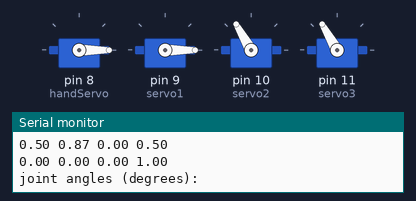
A sketch run on a simulated Arduino Uno, built with avr-gcc and run on an emulated ATmega328P. Parts: 4 × servo, the last lines printed to the serial monitor.

Above: at 0.15 s.
At 4.1 s:
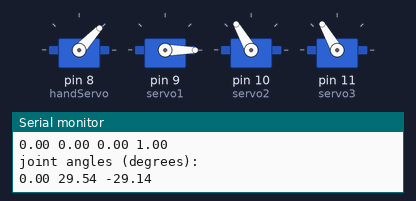
At 8.1 s:
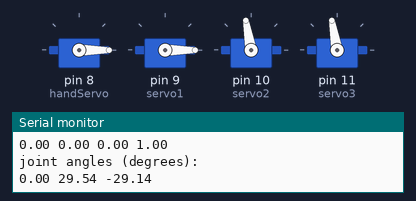
Timing chart, 0 to 9.3 s (numbered marks = the images above):
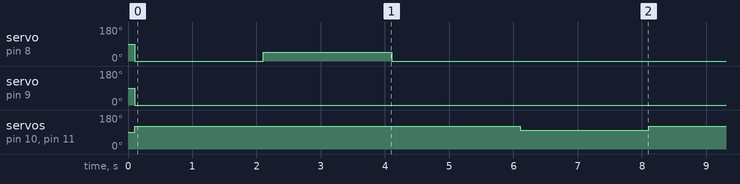

The sketch:

articulated_robot_arm_3dof.ino
```cpp
# include "MyServo.h"
# include "Kinematics.h"

MyServo handServo;
MyServo servo1;
MyServo servo2;
MyServo servo3;

Kinematics kinematics;
Kinematics::arrWrap4 pose;
Kinematics::arrWrap1 jointAngles;

void setup() {
  // put your setup code here, to run once:

  handServo.attach(8); // max position is 160 (translates to about 180, servo not very accurate)
  servo1.attach(9);
  servo2.attach(10);
  servo3.attach(11);

  handServo.setBounds(0, 75);
  servo1.setBounds(0, 180);
  servo2.setBounds(-60, 30);
  servo3.setBounds(-30, 90);

  servo2.shiftOrigin(180); // shift origin to allow negitive angle inputs
  servo3.shiftOrigin(180); // shift origin to allow negitive angle inputs

  pose = kinematics.getPosition(0, 0, 30, 1, 1, 0);

  Serial.begin(9600);
  kinematics.printMatrix(Serial, "end effector pose: ", pose);

  jointAngles = kinematics.getAngles(1.87, 0, 0.5, 1, 1, 0);
  kinematics.printMatrix(Serial, "joint angles (degrees): ", jointAngles);
}

void loop() { ///////////////////////////////////////////////TODO fix camal case for parameter names and make code follow c++ coding conventions
  // put your main code here, to run repeatedly:

  handServo.move(0);
  servo1.move(0);
  servo2.move(0);
  servo3.move(0);
  delay(2000);

  handServo.move(70);
  delay(2000);

  handServo.move(0);
  delay(2000);

  servo1.move(0);
  servo2.move(-30);
  servo3.move(-30);
  delay(2000);

  // servo1.move(jointAngles.arr[0][0]);
  // servo2.move(jointAngles.arr[1][0]);
  // servo3.move(jointAngles.arr[2][0]);
}
```

Kinematics.cpp
```cpp
// source file for Kinematics

#include "Kinematics.h"
#include <Arduino.h>
#include <math.h>


Kinematics::Kinematics() {

}

// get end-effector position using foward kinematics
Kinematics::arrWrap4 Kinematics::getPosition(float angle1, float angle2, float angle3, float link_len1, float link_len2, float base_height) {
  // convert angles from dgrees to radians
  angle1 = toRadians(angle1);
  angle2 = toRadians(angle2);
  angle3 = toRadians(angle3);


  // projection of coordiante from 1 on coordinate frame 0
  const struct arrWrap3 projection1_on_0 = {{
      {1, 0, 0},
      {0, 0, -1},
      {0, 1, 0}
  }};


  // rotation matrices
  struct arrWrap3 R_01 = multiply(projection1_on_0, yRotation(angle1));
  struct arrWrap3 R_12 = multiply(identityMatrix, zRotation(angle2));
  struct arrWrap3 R_23 = multiply(identityMatrix, zRotation(angle3));

  // displacement vectors
  struct arrWrap1 d_01 = {{{0}, {0}, {base_height}}};
  struct arrWrap1 d_12 = {{{link_len1 * cos(angle2)}, {link_len2 * sin(angle2)}, {0}}};
  struct arrWrap1 d_23 = {{{link_len2 * cos(angle3)}, {link_len2 * sin(angle3)}, {0}}};

  // homogenous transformation matrices
  struct arrWrap4 htm_01 = getHTM(R_01, d_01);
  struct arrWrap4 htm_12 = getHTM(R_12, d_12);
  struct arrWrap4 htm_23 = getHTM(R_23, d_23);

  struct arrWrap4 htm_03  = multiply(multiply(htm_01, htm_12), htm_23);

  return htm_03;
}

// get angles given end effector position and link lens
// implement inverse kinematics using analytical approach by graphical method and trig
Kinematics::arrWrap1 Kinematics::getAngles(float end_x, float end_y, float end_z, float link_len1, float link_len2, float base_height) {
  // using kinematic diagram then splitting diagram into 2 2d diagrams (top view and side view)
  // then use trig to find angles based on given end effector position

  // declare angles
  float angle1;
  float angle2;
  float angle3;

  // declare trig vars
  float bigTriBase;
  float bigTriHeight;
  float hypot;
  float phi1;
  float phi2;
  float phi3;


  // get angle1

  // deal with x position at angle1 at 90 degrees
  if (end_x == 0) {
    angle1 = 0;//toRadians(90);
  }

  // deal with x position being negative
  else if (end_x != abs(end_x) && end_x != 0 && end_y != 0) {
    angle1 = toRadians(180) + atan(end_y / end_x);
  }

  else {
    angle1 = atan(end_y / end_x);
  }


  // get angle2
  bigTriBase = sqrt(pow(end_x, 2) + pow(end_y, 2));
  bigTriHeight = end_z - base_height;
  phi2 = atan(bigTriHeight / bigTriBase);

  hypot = sqrt(pow(bigTriBase, 2) + pow(bigTriHeight, 2));
  phi1 = acos((pow(link_len2, 2) - pow(link_len1, 2) - pow(hypot, 2)) / (-2 * link_len1 * hypot));

  angle2 = phi2 + phi1;


  // get angle3
  phi3 = acos((pow(hypot, 2) - pow(link_len1, 2) - pow(link_len2, 2)) / (-2 * link_len1 * link_len2));
  angle3 = -(toRadians(180) - phi3); //neg for elbow up (remove neg for elbow down)


  // convert angles to degrees
  angle1 = toDegrees(angle1);
  angle2 = toDegrees(angle2);
  angle3 = toDegrees(angle3);

  struct arrWrap1 angles = {{{angle1}, {angle2}, {angle3}}};

  return angles;
}

// homogenous transformation matrix
Kinematics::arrWrap4 Kinematics::getHTM(struct arrWrap3 rotationMatrix, struct arrWrap1 displacementVector) {
  struct arrWrap4 htm = {{
    {rotationMatrix.arr[0][0], rotationMatrix.arr[0][1], rotationMatrix.arr[0][2], displacementVector.arr[0][0]},
    {rotationMatrix.arr[1][0], rotationMatrix.arr[1][1], rotationMatrix.arr[1][2], displacementVector.arr[0][1]},
    {rotationMatrix.arr[2][0], rotationMatrix.arr[2][1], rotationMatrix.arr[2][2], displacementVector.arr[0][2]},
    {0, 0, 0, 1}
  }};

  return htm;
}


// rotation be about given axis
Kinematics::arrWrap3 Kinematics::xRotation(float angle) {
  struct arrWrap3 xRotationMatrix = {{
    {1, 0, 0},
    {0, cos(angle), -sin(angle)},
    {0, sin(angle), cos(angle)}
  }};

  return xRotationMatrix;
}

Kinematics::arrWrap3 Kinematics::yRotation(float angle) {
  struct arrWrap3 yRotationMatrix = {{
    {cos(angle), 0, sin(angle)},
    {0, 1, 0},
    {-sin(angle), 0, cos(angle)}
  }};

  return yRotationMatrix;
}

Kinematics::arrWrap3 Kinematics::zRotation(float angle) {
  struct arrWrap3 zRotationMatrix = {{
    {cos(angle), -sin(angle), 0},
    {sin(angle), cos(angle), 0},
    {0, 0, 1}
  }};

  return zRotationMatrix;
}


// convert from degrees to radians
float Kinematics::toRadians(float degrees) {
  return (degrees * (M_PI / 180));
}

// convert from radians to degrees
float Kinematics::toDegrees(float radians) {
  return (radians * (180 / M_PI));
}

// multiply two 3x3 matrices
Kinematics::arrWrap3 Kinematics::multiply(struct arrWrap3 matrixA, struct arrWrap3 matrixB) {
  // declare and initialize final matrix
  struct arrWrap3 matrixAB = {{
      {0, 0, 0},
      {0, 0, 0},
      {0, 0, 0}
  }};

  // i follows moving row on matrixA
  for (int i = 0; i < 3; i++) {
    // k follows moving column on matrixB
    for (int k = 0; k < 3; k++) {
      // j follows moving terms in matrixA and matrixB
      for (int j = 0; j < 3; j++) {

        // perform dot product
        matrixAB.arr[i][k] = matrixAB.arr[i][k] + (matrixA.arr[i][j] * matrixB.arr[j][k]);
      }
    }
  }

  return matrixAB;
}

// multiply two 4x4 matrices

Kinematics::arrWrap4 Kinematics::multiply(struct arrWrap4 matrixA, struct arrWrap4 matrixB) {
  // declare and initialize final matrix
  struct arrWrap4 matrixAB = {{
      {0, 0, 0, 0},
      {0, 0, 0, 0},
      {0, 0, 0, 0},
      {0, 0, 0, 0}
  }};

  // i follows moving row on matrixA
  for (int i = 0; i < 4; i++) {
    // k follows moving column on matrixB
    for (int k = 0; k < 4; k++) {
      // j follows moving terms in matrixA and matrixB
      for (int j = 0; j < 4; j++) {

        // perform dot product
        matrixAB.arr[i][k] = matrixAB.arr[i][k] + (matrixA.arr[i][j] * matrixB.arr[j][k]);
      }
    }
  }

  return matrixAB;
}

// print 1x1 matrix
void Kinematics::printMatrix(HardwareSerial &serial, String title, struct arrWrap1 pose) { // pass Serial reference as argument
  delay(10); // prevents squares from appearing in serial monitor
  serial.println(title);
  //serial.println(String(pose.arr[0][0]) + " " + String(pose.arr[1][0]) + " " + String(pose.arr[2][0]));
  serial.println(String(pose.arr[0][0]) + " " + String(pose.arr[0][1]) + " " + String(pose.arr[0][2]));
}

// print 3x3 matrix
void Kinematics::printMatrix(HardwareSerial &serial, String title, struct arrWrap3 pose) { // pass Serial reference as argument
  delay(10); // prevents squares from appearing in serial monitor
  serial.println(title);

  for (int i = 0; i < 3; i++) {
    serial.println(String(pose.arr[i][0]) + " " + String(pose.arr[i][1]) + " " + String(pose.arr[i][2]));
  }
}

// print 4x4 matrix
void Kinematics::printMatrix(HardwareSerial &serial, String title, struct arrWrap4 pose) { // pass Serial reference as argument
  delay(10); // prevents squares from appearing in serial monitor
  serial.println(title);

  for (int i = 0; i < 4; i++) {
    serial.println(String(pose.arr[i][0]) + " " + String(pose.arr[i][1]) + " " + String(pose.arr[i][2]) + " " + String(pose.arr[i][3]));
  }
}
```

Kinematics.h
```cpp
// header file for Kinematics

#ifndef Kinematics_h
#define Kinematics_h
#include <Arduino.h>
#include <math.h>


class Kinematics {

  public:

    struct arrWrap1 {
      float arr[3][1];
    };

    struct arrWrap3 {
      float arr[3][3];
    };

    struct arrWrap4 {
      float arr[4][4];
    };

    Kinematics();

    // forward kinematics
    struct arrWrap4 getPosition(float angle1, float angle2, float angle3, float link_len1, float link_len2, float base_height);
    // inverse kinematics
    struct arrWrap1 getAngles(float end_x, float end_y, float end_z, float link_len1, float link_len2, float base_height);

    // print matrix
    void printMatrix(HardwareSerial &serial, String title, struct arrWrap1 pose);
    void printMatrix(HardwareSerial &serial, String title, struct arrWrap3 pose);
    void printMatrix(HardwareSerial &serial, String title, struct arrWrap4 pose);


  private:

    const struct arrWrap3 identityMatrix = {{
        {1, 0, 0},
        {0, 1, 0},
        {0, 0, 1}
    }};

    // homogenous transformation matrix
    struct arrWrap4 getHTM(struct arrWrap3 rotationMatrix, struct arrWrap1 displacementVector);

    // rotation be about given axis
    struct arrWrap3 xRotation(float angle);
    struct arrWrap3 yRotation(float angle);
    struct arrWrap3 zRotation(float angle);

    // unit conversion
    float toRadians(float degrees);
    float toDegrees(float radians);

    // multiply two matrices
    struct arrWrap3 multiply(struct arrWrap3 matrixA, struct arrWrap3 matrixB);
    struct arrWrap4 multiply(struct arrWrap4 matrixA, struct arrWrap4 matrixB);

};

#endif
```

MyServo.cpp
```cpp
// source file for MyServo

#include <Arduino.h>
#include <Servo.h>
#include "MyServo.h"
#include <math.h>


MyServo::MyServo() {

}

void MyServo::attach(byte pin) {
  servo.attach(pin);
}

void MyServo::move(float angle) {
  if (angle < minAngle) {
    angle = minAngle;
    int targetAngle = int(round((angle + originShift) * position_to_angle));
    servo.write(targetAngle);
  }
  if (angle > maxAngle) {
    angle = maxAngle;
    int targetAngle = int(round((angle + originShift) * position_to_angle));
    servo.write(targetAngle);
  }
  else {
    int targetAngle = int(round((angle + originShift) * position_to_angle));
    servo.write(targetAngle);
  }
}

// set servo input bounds (not needed since servo will aleady get as close to target as it can even if target oob)
void MyServo::setBounds(float minAngle, float maxAngle) {
  this->minAngle = minAngle;
  this->maxAngle = maxAngle;
}

// shift origin to allow for negative values that will fit within servo coordinate system and bounds
void MyServo::shiftOrigin(float originShift) {
  this->originShift = originShift;
}
```

MyServo.h
```cpp
// header file for MyServo

#ifndef MyServo_h
#define MyServo_h
#include <Arduino.h>
#include <Servo.h>
#include <math.h>


class MyServo {

  public:

    MyServo();

    void attach(byte pin);

    void move(float angle);

    void setBounds(float minAngle, float maxAngle);

    void shiftOrigin(float originShift);


  private:
    Servo servo;

    float minAngle;
    float maxAngle;
    // obtained from testing and looking at servo specs
    // servo can turn from 0 to 270 but corresponds to 0 to 180 servo write behavior
    float position_to_angle = 2.0/3.0;
    float originShift;

};

#endif
```

Measured:
- by itself, servo on pin 8 (handServo): repeats every 8.0 s: 47° 2.0 s, 0° 6.0 s
- by itself, servo on pin 9 (servo1): 90° → 0° at 0.11 s
- by itself, servo on pin 10 (servo2), servo on pin 11 (servo3): alternates 120° for 6.0 s and 100° for 2.0 s
